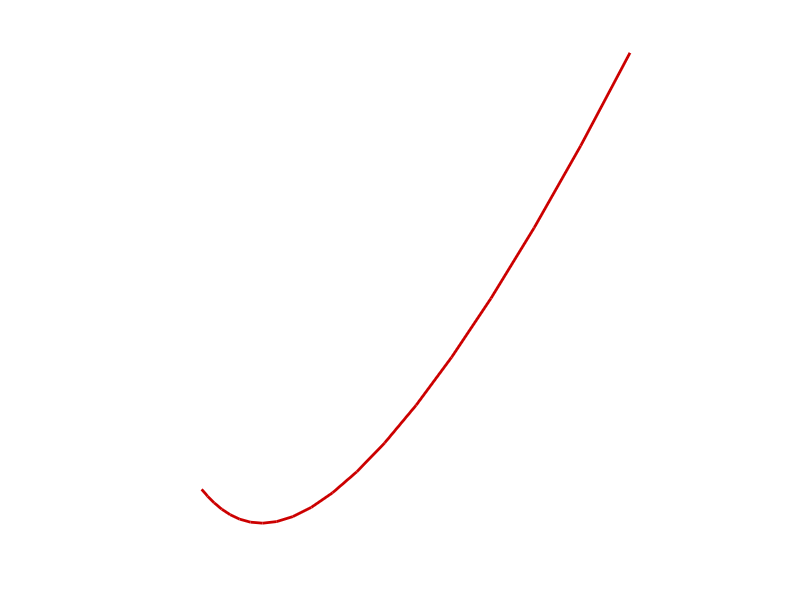

Here is the MATLAB script that generated this plot: (Note: this script raises an error after producing the figure.)
function demo_Riemannian_cov_interp02
% Covariance interpolation on Riemannian manifold from a GMM with augmented covariances
%
% Writing code takes time. Polishing it and making it available to others takes longer! 
% If some parts of the code were useful for your research of for a better understanding 
% of the algorithms, please cite the related publications.
%
% @article{Jaquier17IROS,
%   author="Jaquier, N. and Calinon, S.",
%   title="Gaussian Mixture Regression on Symmetric Positive Definite Matrices Manifolds: 
%	    Application to Wrist Motion Estimation with s{EMG}",
%   year="2017",
%	  booktitle = "{IEEE/RSJ} Intl. Conf. on Intelligent Robots and Systems ({IROS})",
%	  address = "Vancouver, Canada"
% }
% 
% Copyright (c) 2017 Sylvain Calinon, Idiap Research Institute, http://idiap.ch/
% 
% This file is part of PbDlib, http://www.idiap.ch/software/pbdlib/
% 
% PbDlib is free software: you can redistribute it and/or modify
% it under the terms of the GNU General Public License version 3 as
% published by the Free Software Foundation.
% 
% PbDlib is distributed in the hope that it will be useful,
% but WITHOUT ANY WARRANTY; without even the implied warranty of
% MERCHANTABILITY or FITNESS FOR A PARTICULAR PURPOSE. See the
% GNU General Public License for more details.
% 
% You should have received a copy of the GNU General Public License
% along with PbDlib. If not, see <http://www.gnu.org/licenses/>.

addpath('./m_fcts/');


%% Parameters
%%%%%%%%%%%%%%%%%%%%%%%%%%%%%%%%%%%%%%%%%%%%%%%%%%%%%%%%%%%%%%%%%%%%%%%%%%%
model.nbStates = 2; %Number of states in the GMM
model.nbVar = 2; %Number of variables [x1,x2]
nbData = 20; %Length of each trajectory


%% Generate random Gaussians
%%%%%%%%%%%%%%%%%%%%%%%%%%%%%%%%%%%%%%%%%%%%%%%%%%%%%%%%%%%%%%%%%%%%%%%%%%%
model.Mu = rand(model.nbVar, model.nbStates) * 1E1;
for i=1:model.nbStates
	xtmp = randn(model.nbVar,5) * 1E0;
	model.Sigma(:,:,i) = xtmp*xtmp' + eye(model.nbVar) * 1E-4;
end


%% Transformation to Gaussians with augmented covariances centered on zero 
%%%%%%%%%%%%%%%%%%%%%%%%%%%%%%%%%%%%%%%%%%%%%%%%%%%%%%%%%%%%%%%%%%%%%%%%%
model2 = model;
model2.nbVar = model.nbVar+1;
model2.Mu = zeros(model2.nbVar, model2.nbStates);
model2.Sigma = zeros(model2.nbVar, model2.nbVar, model2.nbStates);
for i=1:model.nbStates
	model2.Sigma(:,:,i) = [model.Sigma(:,:,i)+model.Mu(:,i)*model.Mu(:,i)', model.Mu(:,i); model.Mu(:,i)', 1];
end


%% Geodesic interpolation
%%%%%%%%%%%%%%%%%%%%%%%%%%%%%%%%%%%%%%%%%%%%%%%%%%%%%%%%%%%%%%%%%%%%%%%%%
w = linspace(0,1,nbData); %standard interpolation
% w = linspace(-.5,1.5,nbData); %extrapolation (exaggeration)

wi = [linspace(1,0,nbData); linspace(0,1,nbData)]; %standard interpolation
% wi = [linspace(1.5,-.5,nbData); linspace(-.5,1.5,nbData)]; %extrapolation (exaggeration)
S = model2.Sigma(:,:,1);

Sigma2 = zeros(model2.nbVar, model2.nbVar, nbData*(model.nbStates-1));
for i=2:model.nbStates
	for t=1:nbData		
% 		%Interpolation between more than 2 covariances can be computed in an iterative form
% 		nbIter = 10; %Number of iterations for the convergence of Riemannian estimate
% 		for n=1:nbIter
% 			W = zeros(model2.nbVar);
% 			for j=1:model.nbStates
% 				W = W + wi(j,t) * logmap(model2.Sigma(:,:,j), S);
% 			end
% 			S = expmap(W,S);
% 		end
% 		Sigma2(:,:,(i-2)*nbData+t) = S;
		
		%Interpolation between two covariances can be computed in closed form
		Sigma2(:,:,(i-2)*nbData+t) = expmap(w(t)*logmap(model2.Sigma(:,:,i), model2.Sigma(:,:,i-1)), model2.Sigma(:,:,i-1));
	end
end

Mu = zeros(model.nbVar, nbData*(model.nbStates-1));
Sigma = zeros(model.nbVar, model.nbVar, nbData*(model.nbStates-1));
for t=1:nbData*(model.nbStates-1)
	beta = Sigma2(end,end,t);
	Mu(:,t) = Sigma2(end,1:end-1,t) ./ beta;
	Sigma(:,:,t) = Sigma2(1:end-1,1:end-1,t) - beta * Mu(:,t)*Mu(:,t)';
end


%% Plot
%%%%%%%%%%%%%%%%%%%%%%%%%%%%%%%%%%%%%%%%%%%%%%%%%%%%%%%%%%%%%%%%%%%%%%%%%%%
figure('position',[10,10,650,650]); hold on; axis off;
plot(Mu(1,:), Mu(2,:), '-','linewidth',2,'color',[.8 0 0]);
plotGMM(model.Mu, model.Sigma, [.5 .5 .5], .5);
plotGMM(Mu, Sigma, [.8 0 0], .02);
axis equal; set(gca,'Xtick',[]); set(gca,'Ytick',[]);
%print('-dpng','graphs/demo_Riemannian_cov_interp02.png');

% pause;
% close all;
end


%% Functions
%%%%%%%%%%%%%%%%%%%%%%%%%%%%%%%%%%%%%%%%%%%%%%%%%%%%%%%%%%%%%%%%%%%%%%%%%%%
function X = expmap(U,S)
	X = S^.5 * expm(S^-.5 * U * S^-.5) * S^.5;
end

function U = logmap(X,S)
	U = S^.5 * logm(S^-.5 * X * S^-.5) * S^.5;
end

